Frame 1 (no input): blank canvas, image omitted
Frame 60 (the mouse pressed at the canvas centre just before this capture): blank canvas, image omitted
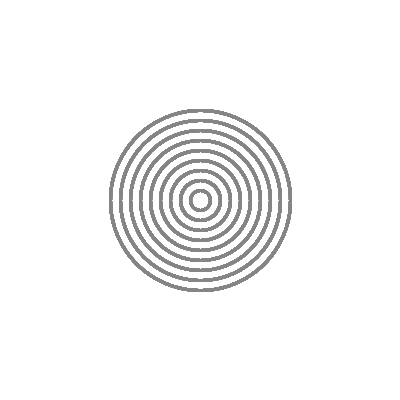
Frame 120 (the mouse held since frame 60 and released just before this capture)

The Processing sketch whose frames 1 and 60 were blank and that drew this single picture after the mouse press (run headless with seeded random() and noise(); from frame 60 on, the mouse is pressed at the canvas centre):

// Processing sketch: bullseye_art
// ── bullseye_art.pde
//setup
void setup(){
  size(400,400);
  strokeWeight(3);
  background(255);
  noFill();
  ellipseMode(CENTER);
  rectMode(CENTER);
}
void draw(){

if(mousePressed == true){
for(int i=1;i <10; i++){
  ellipse(mouseX,mouseY,20*i,20*i);
  println("value of i." +i);
  println("width/height of ellipse:" +(20*i));
  stroke(mouseX/1.5, mouseY/1.5, mouseX/1.5);
    }
  }
}
